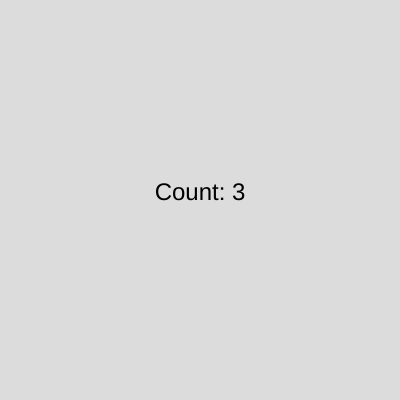
Frame 1 (no input)
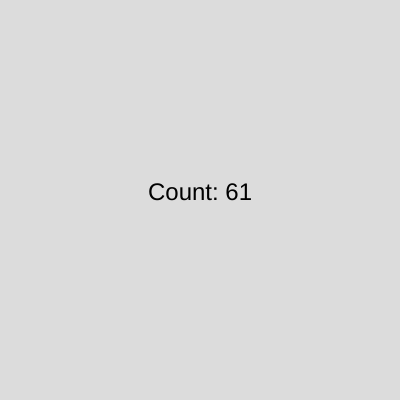
Frame 60 (no input)
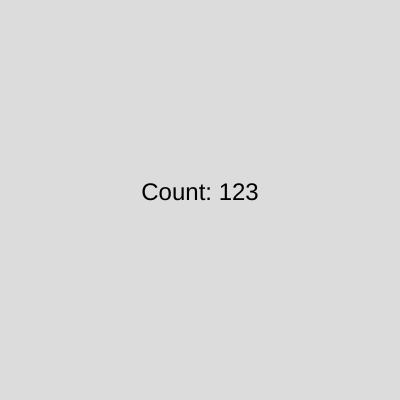
Frame 120 (the mouse pressed at the canvas centre since frame 60)

The p5.js sketch that drew these frames (run headless with seeded random() and noise() and a simulated clock; from frame 60 on, the mouse is pressed at the canvas centre):

// p5.js sketch
// ── sketch.js
let counter = 0;

function setup() {
  createCanvas(400, 400);
  textAlign(CENTER);
  textSize(24);

  setInterval(() => {
    counter++;
  }, 1);
}

function draw() {
  background(220);
  text(`Count: ${counter}`, width / 2, height / 2);
}
